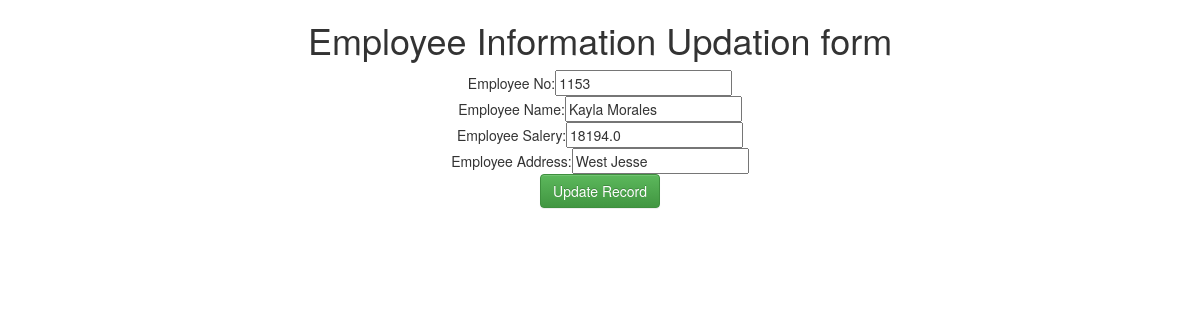
The app's page /update/9 with its own data.
### testapp/models.py (models this page shows)
class Employee(models.Model):
    eno=models.IntegerField()
    ename=models.CharField(max_length=50)
    esal=models.FloatField()
    eaddr=models.CharField(max_length=250)

### testapp/views.py (the view)
# urls.py: path('update/<int:id>', views.update_view),
def update_view(request,id):
    id=int(id)
    employee=Employee.objects.get(id=id)
    if request.method=='POST':
        form=EmployeeForm(request.POST,instance=employee)
        if form.is_valid():
            form.save()
        return redirect("/")
    return render(request,'testapp/update.html',{'employee':employee})

### templates/testapp/update.html (shortened to what this page needs)
<!DOCTYPE html>
{% extends 'testapp/base.html'%}
{% block body_block%}
<h1>Employee Information Updation form</h1>
<form method="post">
  Employee No:<input type="text" name="eno" value="{{employee.eno}}"><br>
  Employee Name:<input type="text" name="ename" value="{{employee.ename}}"><br>
  Employee Salery:<input type="text" name="esal" value="{{employee.esal}}"><br>
  Employee Address:<input type="text" name="eaddr" value="{{employee.eaddr}}"><br>
  <input type="submit" class="btn btn-success" value="Update Record">
</form>
{%endblock%}

### records on screen
Employee: eno "1153", ename "Kayla Morales", esal "18194.0", eaddr "West Jesse"
